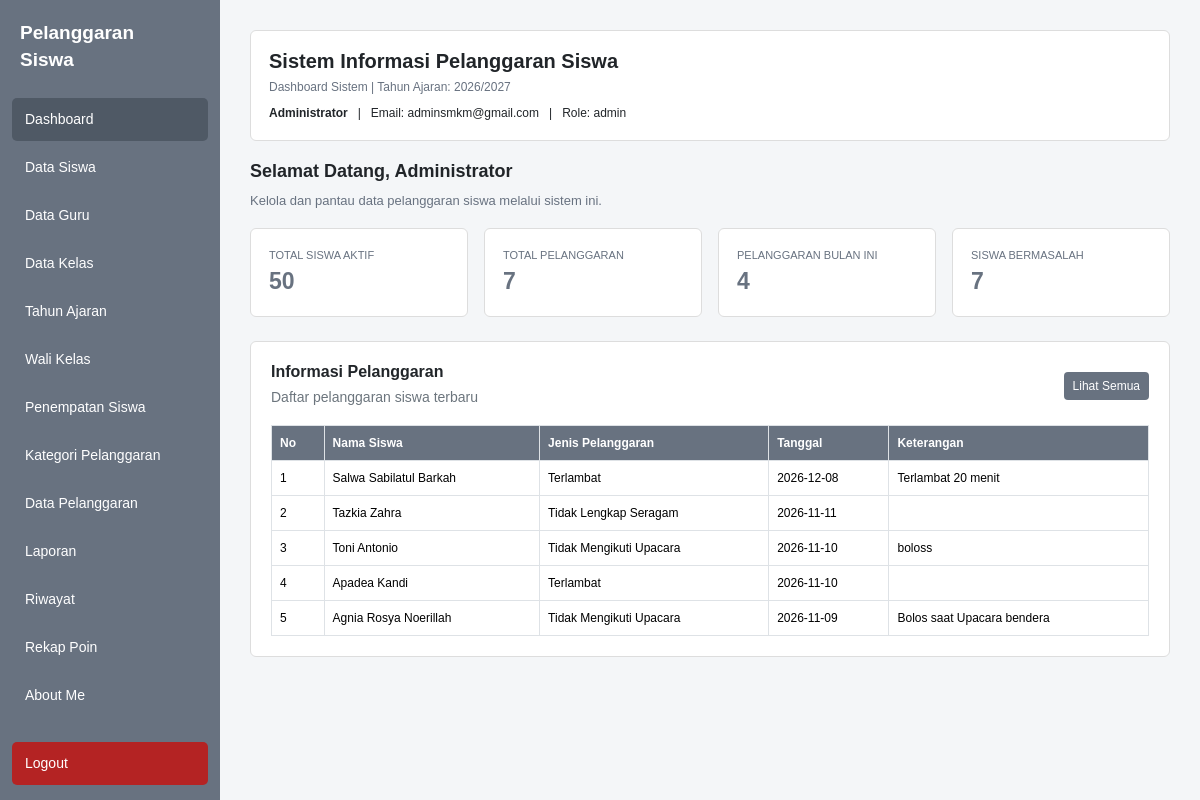
/dashboard.php (signed in), run on the app's committed database.
### tables this page shows
CREATE TABLE `tahun_ajaran` (
  `id` int(11) NOT NULL,
  `nama` varchar(100) DEFAULT NULL,
  `tanggal_mulai` date DEFAULT NULL,
  `tanggal_selesai` date DEFAULT NULL,
  `aktif` tinyint(1) DEFAULT 1,
  `tahun` varchar(20) NOT NULL,
  `semester` varchar(20) DEFAULT NULL,
  `status_aktif` tinyint(1) DEFAULT 1
);

CREATE TABLE `pelanggaran` (
  `id` int(11) NOT NULL,
  `siswa_id` int(11) NOT NULL,
  `jenis_id` int(11) NOT NULL,
  `guru_id` int(11) DEFAULT NULL,
  `tanggal` date NOT NULL,
  `keterangan` text DEFAULT NULL,
  `status` varchar(50) DEFAULT 'tercatat'
);

CREATE TABLE `siswa` (
  `id` int(11) NOT NULL,
  `nis` varchar(20) NOT NULL,
  `nisn` varchar(20) DEFAULT NULL,
  `nama` varchar(150) NOT NULL,
  `jenis_kelamin` char(1) DEFAULT NULL,
  `tanggal_lahir` date DEFAULT NULL,
  `alamat` text DEFAULT NULL,
  `no_hp_ortu` varchar(20) DEFAULT NULL,
  `aktif` tinyint(1) DEFAULT 1,
  `status_aktif` tinyint(1) DEFAULT 1,
  `created_at` timestamp NOT NULL DEFAULT current_timestamp(),
  `updated_at` timestamp NOT NULL DEFAULT current_timestamp() ON UPDATE current_timestamp()
);

CREATE TABLE `jenis_pelanggaran` (
  `id` int(11) NOT NULL,
  `kategori_id` int(11) DEFAULT NULL,
  `nama` varchar(150) NOT NULL,
  `poin` int(11) DEFAULT 0,
  `keterangan` text DEFAULT NULL,
  `status_aktif` tinyint(1) DEFAULT 1
);

### dashboard.php (the view, shortened to what this page needs)
<?php
require_once "database.php";
$nama  = $_SESSION['nama'] ?? 'Pengguna';
$role  = $_SESSION['role'] ?? '';
$email = $_SESSION['email'] ?? '-';
if ($role === 'admin') {
    $jabatan = 'Administrator';
} elseif ($role === 'wali_kelas') {
    $jabatan = 'Wali Kelas';
} else {
    $jabatan = 'Guru';
}
$tahun_ajaran_id = 0;
$nama_tahun_ajaran = '';
$query_tahun = mysqli_query(
    $koneksi,
    "SELECT id, nama
     FROM tahun_ajaran
     WHERE aktif = 1
     LIMIT 1"
);
if ($query_tahun && mysqli_num_rows($query_tahun) > 0) {
    $data_tahun = mysqli_fetch_assoc($query_tahun);
    $tahun_ajaran_id = (int) $data_tahun['id'];
    $nama_tahun_ajaran = $data_tahun['nama'];
}
$kelas_id_login = 0;
$nama_kelas_login = '';
$filter_pelanggaran = "";
if ($role === 'wali_kelas') {
    if ($kelas_id_login > 0 && $tahun_ajaran_id > 0) {
        $query_siswa = mysqli_query(
            $koneksi,
            "SELECT COUNT(DISTINCT s.id) AS total
             FROM siswa s
             JOIN penempatan_siswa ps
                ON ps.siswa_id = s.id
             WHERE s.aktif = 1
               AND ps.kelas_id = $kelas_id_login
               AND ps.tahun_ajaran_id = $tahun_ajaran_id"
        );
    } else {
        $query_siswa = false;
    }
} else {
    $query_siswa = mysqli_query(
        $koneksi,
        "SELECT COUNT(*) AS total
         FROM siswa
         WHERE aktif = 1"
    );
}
$total_siswa = 0;
if ($query_siswa) {
    $data = mysqli_fetch_assoc($query_siswa);
    $total_siswa = (int) $data['total'];
}
$query_pelanggaran = mysqli_query(
    $koneksi,
    "SELECT COUNT(DISTINCT pelanggaran.id) AS total
     FROM pelanggaran
     WHERE 1 = 1
     $filter_pelanggaran"
);
$total_pelanggaran = 0;
if ($query_pelanggaran) {
    $data = mysqli_fetch_assoc($query_pelanggaran);
    $total_pelanggaran = (int) $data['total'];
}
$query_bulan = mysqli_query(
    $koneksi,
    "SELECT COUNT(DISTINCT pelanggaran.id) AS total
     FROM pelanggaran
     WHERE MONTH(pelanggaran.tanggal) = MONTH(CURDATE())
       AND YEAR(pelanggaran.tanggal) = YEAR(CURDATE())
       $filter_pelanggaran"
);
$total_bulan = 0;
if ($query_bulan) {
    $data = mysqli_fetch_assoc($query_bulan);
    $total_bulan = (int) $data['total'];
}
$query_bermasalah = mysqli_query(
    $koneksi,
    "SELECT COUNT(DISTINCT pelanggaran.siswa_id) AS total
     FROM pelanggaran
     WHERE 1 = 1
     $filter_pelanggaran"
);
$total_bermasalah = 0;
if ($query_bermasalah) {
    $data = mysqli_fetch_assoc($query_bermasalah);
    $total_bermasalah = (int) $data['total'];
}
if ($role === 'wali_kelas') {
    if ($kelas_id_login > 0 && $tahun_ajaran_id > 0) {
        $query_terbaru = mysqli_query(
            $koneksi,
            "SELECT
                s.id,
                s.nis,
                s.nama AS nama_siswa,
                COUNT(DISTINCT p.id) AS total_pelanggaran
             FROM siswa s
             JOIN penempatan_siswa ps
                ON ps.siswa_id = s.id
             LEFT JOIN pelanggaran p
                ON p.siswa_id = s.id
             WHERE s.aktif = 1
               AND ps.kelas_id = $kelas_id_login
               AND ps.tahun_ajaran_id = $tahun_ajaran_id
             GROUP BY s.id, s.nis, s.nama
             ORDER BY s.nama ASC"
        );
    } else {
        $query_terbaru = false;
    }
} else {
    $query_terbaru = mysqli_query(
        $koneksi,
        "SELECT
            siswa.nama AS nama_siswa,
            jenis_pelanggaran.nama AS nama_pelanggaran,
            pelanggaran.tanggal,
            pelanggaran.keterangan
         FROM pelanggaran
         JOIN siswa
            ON pelanggaran.siswa_id = siswa.id
         JOIN jenis_pelanggaran
            ON pelanggaran.jenis_id = jenis_pelanggaran.id
         ORDER BY pelanggaran.tanggal DESC,
                  pelanggaran.id DESC
         LIMIT 5"
    );
}
?>
<!DOCTYPE html>
<html lang="id">
<head>
    <link href="https://cdn.jsdelivr.net/npm/bootstrap@5.3.3/dist/css/bootstrap.min.css" rel="stylesheet">
</head>
<body>
<?php
require_once "sidebar.php";
?>
<div class="content">
    <div class="header-box">
        <h4>Sistem Informasi Pelanggaran Siswa</h4>
        <p>
            Dashboard Sistem
            <?php if ($nama_tahun_ajaran !== '') { ?>
                | Tahun Ajaran:
                <?= htmlspecialchars($nama_tahun_ajaran); ?>
            <?php } ?>
        </p>
        <div class="info-user">
            <strong><?= htmlspecialchars($jabatan); ?></strong>
            &nbsp; | &nbsp;
            Email: <?= htmlspecialchars($email); ?>
            &nbsp; | &nbsp;
            Role: <?= htmlspecialchars($role); ?>
        </div>
    </div>
    <div class="welcome">
        <h5>
            Selamat Datang, <?= htmlspecialchars($nama); ?>
        </h5>
        <?php if ($role === 'wali_kelas') { ?>
            <p>
                <?php if ($kelas_id_login > 0) { ?>
                    Pantau informasi seluruh siswa kelas
                    <strong><?= htmlspecialchars($nama_kelas_login); ?></strong>.
                <?php } else { ?>
                    Data kelas wali kelas belum ditemukan pada tahun ajaran aktif.
                <?php } ?>
            </p>
        <?php } else { ?>
            <p>
                Kelola dan pantau data pelanggaran siswa melalui sistem ini.
            </p>
        <?php } ?>
    </div>
    <div class="row g-3 mb-4">
        <div class="col-md-3 col-sm-6">
            <div class="stat-card">
                <div class="stat-label">Total Siswa Aktif</div>
                <p class="stat-number"><?= $total_siswa; ?></p>
            </div>
        </div>
        <div class="col-md-3 col-sm-6">
            <div class="stat-card">
                <div class="stat-label">Total Pelanggaran</div>
                <p class="stat-number"><?= $total_pelanggaran; ?></p>
            </div>
        </div>
        <div class="col-md-3 col-sm-6">
            <div class="stat-card">
                <div class="stat-label">Pelanggaran Bulan Ini</div>
                <p class="stat-number"><?= $total_bulan; ?></p>
            </div>
        </div>
        <div class="col-md-3 col-sm-6">
            <div class="stat-card">
                <div class="stat-label">Siswa Bermasalah</div>
                <p class="stat-number"><?= $total_bermasalah; ?></p>
            </div>
        </div>
    </div>
    <div class="main-box">
        <div class="d-flex justify-content-between align-items-center mb-3">
            <div>
                <h6 class="fw-bold mb-1">
                    <?= $role === 'wali_kelas'
                        ? 'Data Seluruh Siswa Kelas'
                        : 'Informasi Pelanggaran'; ?>
                </h6>
                <small class="text-secondary">
                    <?= $role === 'wali_kelas'
                        ? 'Daftar seluruh siswa, termasuk yang belum melakukan pelanggaran'
                        : 'Daftar pelanggaran siswa terbaru'; ?>
                </small>
            </div>
            <?php if ($role === 'admin') { ?>
                <a href="pelanggaran.php" class="btn btn-sm btn-lihat">
                    Lihat Semua
                </a>
            <?php } elseif ($role === 'guru') { ?>
                <a href="catat_pelanggaran.php" class="btn btn-sm btn-lihat">
                    Catat Pelanggaran
                </a>
            <?php } elseif ($role === 'wali_kelas') { ?>
                <a href="laporan.php" class="btn btn-sm btn-lihat">
                    Lihat Laporan
                </a>
            <?php } ?>
        </div>
        <div class="table-responsive">
            <table class="table table-bordered table-hover mb-0">
                <thead>
                    <?php if ($role === 'wali_kelas') { ?>
                        <tr>
                            <th width="6%">No</th>
                            <th>NIS</th>
                            <th>Nama Siswa</th>
                            <th>Jumlah Pelanggaran</th>
                            <th>Status</th>
                        </tr>
                    <?php } else { ?>
                        <tr>
                            <th width="6%">No</th>
                            <th>Nama Siswa</th>
                            <th>Jenis Pelanggaran</th>
                            <th>Tanggal</th>
                            <th>Keterangan</th>
                        </tr>
                    <?php } ?>
                </thead>
                <tbody>
                    <?php
                    $no = 1;
                    if ($query_terbaru && mysqli_num_rows($query_terbaru) > 0) {
                        while ($data = mysqli_fetch_assoc($query_terbaru)) {
                    ?>
                        <tr>
                            <td><?= $no++; ?></td>
                            <?php if ($role === 'wali_kelas') { ?>
                                <td>
                                    <?= htmlspecialchars($data['nis'] ?? '-'); ?>
                                </td>
                                <td>
                                    <?= htmlspecialchars($data['nama_siswa']); ?>
                                </td>
                                <td>
                                    <?= (int) $data['total_pelanggaran']; ?>
                                </td>
                                <td>
                                    <?php if ((int) $data['total_pelanggaran'] > 0) { ?>
                                        <span class="badge bg-danger">
                                            Ada Pelanggaran
                                        </span>
                                    <?php } else { ?>
                                        <span class="badge bg-success">
                                            Belum Ada Pelanggaran
                                        </span>
                                    <?php } ?>
                                </td>
                            <?php } else { ?>
                                <td>
                                    <?= htmlspecialchars($data['nama_siswa']); ?>
                                </td>
                                <td>
                                    <?= htmlspecialchars($data['nama_pelanggaran']); ?>
                                </td>
                                <td>
                                    <?= htmlspecialchars($data['tanggal']); ?>
                                </td>
                                <td>
                                    <?= htmlspecialchars($data['keterangan'] ?? '-'); ?>
                                </td>
                            <?php } ?>
                        </tr>
                    <?php
                        }
                    } ?>
                </tbody>
            </table>
        </div>
    </div>
</div>
</body>
</html>

### dashboard.php (style rules this page uses)
body { margin: 0; background: #f4f6f8; font-family: Arial, sans-serif; color: #212529; }
.content { margin-left: 220px; padding: 30px; }
.header-box, .main-box, .stat-card { background: white; border: 1px solid #dddddd; border-radius: 6px; }
.header-box { padding: 18px; margin-bottom: 20px; }
.header-box h4 { font-size: 20px; font-weight: bold; margin-bottom: 5px; }
.header-box p { color: #687280; font-size: 12px; margin-bottom: 8px; }
.info-user { font-size: 12px; }
.welcome { margin-bottom: 18px; }
.welcome h5 { font-size: 18px; font-weight: bold; }
.welcome p { color: #687280; font-size: 13px; }
.stat-card { padding: 18px; height: 100%; }
.stat-label { color: #687280; font-size: 11px; text-transform: uppercase; }
.stat-number { color: #687280; font-size: 23px; font-weight: bold; margin: 0; }
.main-box { padding: 20px; }
.table thead th { background: #687280; color: white; font-size: 12px; }
.table tbody td { font-size: 12px; vertical-align: middle; }
.btn-lihat { background: #687280; color: white; font-size: 12px; }

### data on the page
tahun_ajaran: nama "2026/2027"
pelanggaran: siswa.nama "Salwa Sabilatul Barkah", jenis.nama "Terlambat", tanggal "2026-12-08", keterangan "Terlambat 20 menit"
pelanggaran: siswa.nama "Tazkia Zahra", jenis.nama "Tidak Lengkap Seragam", tanggal "2026-11-11"
pelanggaran: siswa.nama "Toni Antonio", jenis.nama "Tidak Mengikuti Upacara", tanggal "2026-11-10", keterangan "boloss"
pelanggaran: siswa.nama "Apadea Kandi", jenis.nama "Terlambat", tanggal "2026-11-10"
pelanggaran: siswa.nama "Agnia Rosya Noerillah", jenis.nama "Tidak Mengikuti Upacara", tanggal "2026-11-09", keterangan "Bolos saat Upacara bendera"

### other printed values
$jabatan "Administrator"
$email "adminsmkm@gmail.com"
$role "admin"
$nama "Administrator"
$total_siswa "50"
$total_pelanggaran "7"
$total_bulan "4"
$total_bermasalah "7"
